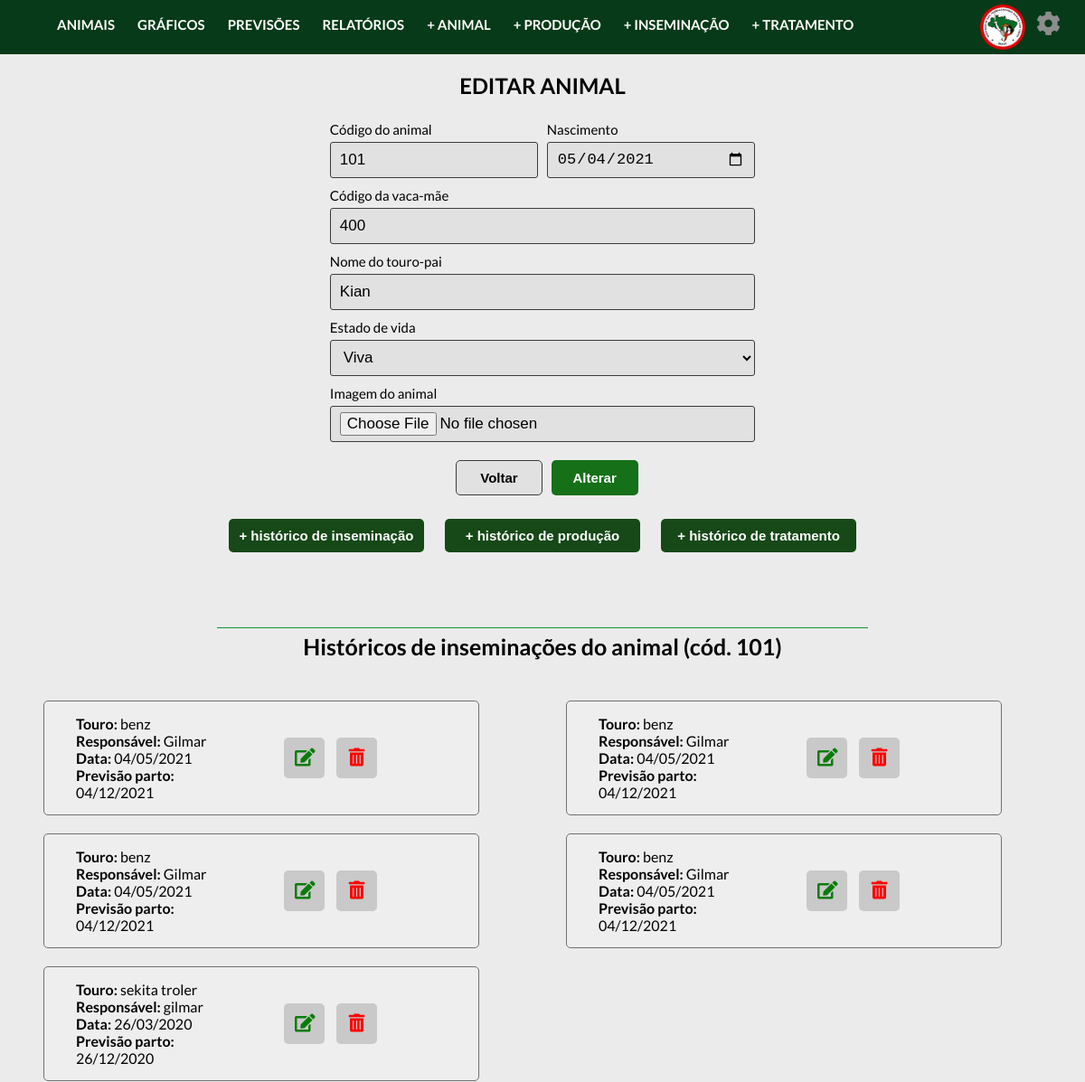
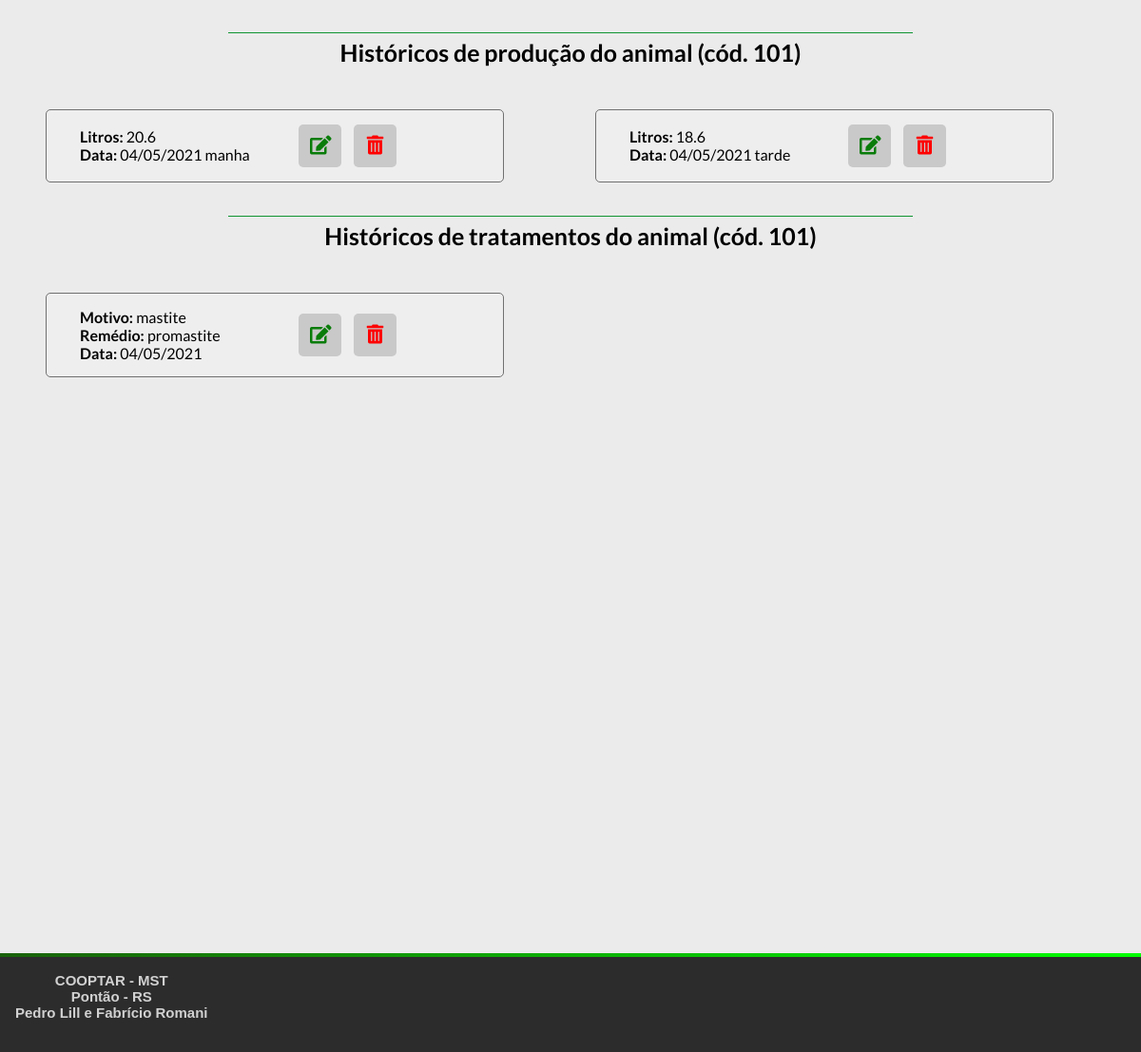
/controller/animalController.php?acao=altera&codAnimal=101, run on the app's committed database (2 pictures, top to bottom).
### tables this page shows
create table animal(
  codAnimal INTEGER NOT NULL,
  dtNascimento DATE NOT NULL,
  codMae INTEGER NOT NULL,
  nomePai VARCHAR(30) NOT NULL,
  estadoVida VARCHAR(10) NOT NULL,
  motivoMorte VARCHAR(30) NULL,
  dataMorte DATE NULL,
  nomeImagem VARCHAR(30) NOT NULL,
  PRIMARY KEY (codAnimal)
);

create table inseminacao(
  codInseminacao INTEGER AUTO_INCREMENT PRIMARY KEY,
  codAnimal INTEGER NOT NULL,
  dtInseminacao DATE NOT NULL,
  dtPrevSecagem DATE NOT NULL,
  dtPrevParto DATE NOT NULL,
  touroInseminador VARCHAR(20) NOT NULL,
  inseminadorResponsavel VARCHAR(40) NOT NULL,
  retorno VARCHAR(10) NOT NULL,
  obs TEXT,
   
  FOREIGN KEY (codAnimal) REFERENCES animal(codAnimal)
);

create table producao(
  codProducao INTEGER AUTO_INCREMENT PRIMARY KEY,
  codAnimal INTEGER NOT NULL,
  dtColeta DATE NOT NULL,
  litros FLOAT NOT NULL,
  periodoDia VARCHAR(8) NOT NULL,
  FOREIGN KEY (codAnimal) REFERENCES animal(codAnimal)
);

create table tratamento(
  codTratamento INTEGER AUTO_INCREMENT PRIMARY KEY,
  codAnimal INTEGER NOT NULL,
  dtTratamento DATE NOT NULL,
  motivoTratamento VARCHAR(100) NOT NULL,
  nomeMedicamento VARCHAR(50) NOT NULL,
  quantidadeMedicamento FLOAT NOT NULL,
  responsavel VARCHAR(30) NOT NULL,
  obs TEXT,
  FOREIGN KEY (codAnimal) REFERENCES animal(codAnimal)
);

### controller/classes/Conexao.php (called while the page is built)
<?php
    class Conexao{
        public static $conexao;
        public static function conecta(){
            if(!isset(self::$conexao)){
                try{
                    self::$conexao = new PDO("mysql:host=localhost; dbname=projetointegrado", "admcooptar", "12345");
                }
                catch(PDOException $e){
                    echo "Erro de conexão: ". $e->getMessage();
                    die();
                }
            }
            return self::$conexao;
        }
    }
?>

### controller/classes/AnimalDAO.php (called while the page is built, shortened)
<?php
    require_once "Conexao.php";
    require_once "Animal.php";
    class AnimalDAO{
        public $conexao;
        public function __construct(){
            $this->conexao = Conexao::conecta();
        }
        public function buscar($codAnimal){
            try{
                $query = $this->conexao->prepare("select * from animal where codAnimal=:c");
                $query->bindParam(":c", $codAnimal, PDO::PARAM_INT);
                $query->execute();
                $registros = $query->fetchAll(PDO::FETCH_CLASS, "Animal");
                return $registros[0];
            }
            catch(PDOException $e){
                echo "Erro no acesso aos dados: ". $e->getMessage();
            }
        }
    }
?>

### controller/classes/Animal.php (called while the page is built, shortened)
<?php
    class Animal{
        private $codAnimal;
        private $dtNascimento;
        private $codMae;
        private $nomePai;
        private $estadoVida;
        private $nomeImagem;
        public function getCodAnimal(){
            return $this->codAnimal;
        }
        public function getDtNascimento(){
            return $this->dtNascimento;
        }
        public function getCodMae(){
            return $this->codMae;
        }
        public function getNomePai(){
            return $this->nomePai;
        }
        public function getEstadoVida(){
            return $this->estadoVida;
        }
        public function getNomeImagem(){
            return $this->nomeImagem;
        }
    }
?>

### controller/classes/InseminacaoDAO.php (called while the page is built, shortened)
<?php
    require_once "Conexao.php";
    require_once "Inseminacao.php";
    class InseminacaoDAO{
        public $conexao;
        public function __construct(){
            $this->conexao = Conexao::conecta();
        }
        public function buscaLista($codAnimal){
            try{
                $query = $this->conexao->prepare("select * from inseminacao where codAnimal = :c");
                $query->bindParam(":c", $codAnimal, PDO::PARAM_INT);
                $query->execute();
                $registros = $query->fetchAll(PDO::FETCH_CLASS, "Inseminacao");
                return $registros;
            }
            catch(PDOException $e){
                echo "Erro no acesso aos dados: ". $e->getMessage();
            }
        }
    }
?>

### controller/classes/Inseminacao.php (called while the page is built, shortened)
<?php
    class Inseminacao{
        private $codInseminacao;
        private $dtInseminacao;
        private $dtPrevParto;
        private $touroInseminador;
        private $inseminadorResponsavel;
        public function getCodInseminacao(){
            return $this->codInseminacao;
        }
        public function getDtInseminacao(){
            return $this->dtInseminacao;
        }
        public function getDtPrevParto(){
            return $this->dtPrevParto;
        }
        public function getTouroInseminador(){
            return $this->touroInseminador;
        }
        public function getInseminadorResponsavel(){
            return $this->inseminadorResponsavel;
        }
    }
?>

### controller/classes/ProducaoDAO.php (called while the page is built, shortened)
<?php
    require_once "Conexao.php";
    require_once "Producao.php";
    class ProducaoDAO{
        public $conexao;
        public function __construct(){
            $this->conexao = Conexao::conecta();
        }
        public function buscaLista($codAnimal){
            try{
                $query = $this->conexao->prepare("select * from producao where codAnimal = :c");
                $query->bindParam(":c", $codAnimal, PDO::PARAM_INT);
                $query->execute();
                $registros = $query->fetchAll(PDO::FETCH_CLASS, "Producao");
                return $registros;
            }
            catch(PDOException $e){
                echo "Erro no acesso aos dados: ". $e->getMessage();
            }
        }
    }
?>

### controller/classes/Producao.php (called while the page is built, shortened)
<?php
    class Producao{
        private $codProducao;
        private $dtColeta;
        private $litros;
        private $periodoDia;
        public function getCodProducao(){
            return $this->codProducao;
        }
        public function getDtColeta(){
            return $this->dtColeta;
        }
        public function getLitros(){
            return $this->litros;
        }
        public function getPeriodoDia(){
            return $this->periodoDia;
        }
    }
?>

### controller/classes/TratamentoDAo.php (called while the page is built, shortened)
<?php
    require_once "Conexao.php";
    require_once "Tratamento.php";
    class TratamentoDAO{
        public $conexao;
        public function __construct(){
            $this->conexao = Conexao::conecta();
        }
        public function buscaLista($codAnimal){
            try{
                $query = $this->conexao->prepare("select * from tratamento where codAnimal = :c");
                $query->bindParam(":c", $codAnimal, PDO::PARAM_INT);
                $query->execute();
                $registros = $query->fetchAll(PDO::FETCH_CLASS, "Tratamento");
                return $registros;
            }
            catch(PDOException $e){
                echo "Erro no acesso aos dados: ". $e->getMessage();
            }
        }
    }
?>

### controller/classes/Tratamento.php (called while the page is built, shortened)
<?php
    class Tratamento{
        private $codTratamento ;
        private $dtTratamento;
        private $motivoTratamento;
        private $nomeMedicamento;
        public function getCodTratamento (){
            return $this->codTratamento ;
        }
        public function getDtTratamento(){
            return $this->dtTratamento;
        }
        public function getMotivoTratamento(){
            return $this->motivoTratamento;
        }
        public function getNomeMedicamento(){
            return $this->nomeMedicamento;
        }
    }
?>

### controller/views/listaInseminacao.php (the view, shortened to what this page needs)
<!DOCTYPE html>
<html lang="pt-br">
<head>
  <link href="../css/style.css" rel="stylesheet">
  <link href="../css/adicionar-animal.css" rel="stylesheet">
  <link href="../css/lista-animais.css" rel="stylesheet">
</head>
<div class="lista_animais">
  <?php
    require_once "../controller/classes/InseminacaoDAO.php";
    $obj = new InseminacaoDAO();
    $lista = $obj->buscaLista($codAnimal);
    ?>
    <h3>Históricos de inseminações do animal (cód. <?=$codAnimal?>)</h3>
    <?php
    if(count($lista) == 0){
    ?>
       <div class="div-nenhum-historico">
        <p>Nenhum histórico de inseminação foi encontrado.</p>
       </div>
    <?php
    }else{
      foreach ($lista as $inseminacao){
    ?>
      <div class="animal-historico">
          <div class="label">
              <div class="animal_descricao">
              <strong>Touro: </strong> <?=$inseminacao->getTouroInseminador()?> <br>
              <strong>Responsável: </strong> <?=$inseminacao->getInseminadorResponsavel()?> <br>
              <strong>Data: </strong> <?=date('d/m/Y', strtotime("+0 days",strtotime($inseminacao->getDtInseminacao())));?> <br>
              <strong>Previsão parto: </strong> <?=date('d/m/Y', strtotime("+0 days",strtotime($inseminacao->getDtPrevParto())));?>
            </div>
            <div>
              <button name="altera" class="button-edit" onclick="window.location.href='inseminacaoController.php?acao=altera&codInseminacao=<?=$inseminacao->getCodInseminacao() ?>'"><i class="fa fa-edit fa-1x"></i></button>
              <button name="exclui" class="button-delete" onclick=""><i class="fa fa-trash-alt fa-1x"></i></button>
            </div>
          </div>
      </div>
    <?php
      }
    }
  ?>
</div>

### controller/views/alteraAnimal.php (shortened to what this page needs)
<main>
  <?php
    $codAnimal = isset($_POST['field_codAnimal']) ? $_POST['field_codAnimal'] : $animal->getCodAnimal();
    $dtNascimento = isset($_POST['field_dtNascimento']) ? $_POST['field_dtNascimento'] : $animal->getDtNascimento();
    $codMae = isset($_POST['field_codMae']) ? $_POST['field_codMae'] : $animal->getCodMae();
    $nomePai = isset($_POST['field_nomePai']) ? $_POST['field_nomePai'] : $animal->getNomePai();
    $estadoVida = isset($_POST['field_estadoVida']) ? $_POST['field_estadoVida'] : $animal->getEstadoVida();
    $nomeImagem = isset($_FILES['field_imagem']['name'])?($_FILES['field_imagem']['name']) : $animal->getNomeImagem();
  ?>
<?php require_once("../includes/header.php");?>
<form action="" class="container-historicos" name="form-inseminacao" method="post" enctype="multipart/form-data">
  <h2>EDITAR ANIMAL</h2>
  <div class="div-metade">
    <label class="label-cadastra" for="id_codAnimal">Código do animal </label>
    <input type="number" name="field_codAnimal" id="id_codAnimal" value="<?=$codAnimal ?>" required>
  </div>
  <div class="div-metade">
    <label class="label-cadastra" for="id_dtNascimento">Nascimento </label>
    <input type="date" name="field_dtNascimento" maxlength="100" id="id_dtNascimento" value="<?=$dtNascimento?>" required>
  </div>
  <div class="div-inteira">
    <label class="label-cadastra" for="id_codMae">Código da vaca-mãe </label>
    <input type="number" name="field_codMae" maxlength="100" id="id_codMae" value="<?=$codMae?>" required>
  </div>
  <div class="div-inteira">
    <label class="label-cadastra" for="id_nomePai">Nome do touro-pai </label>
    <input type="text" name="field_nomePai" maxlength="50" id="id_nomePai" value="<?=$nomePai?>" required>
  </div>
  <div class="div-inteira">
    <label class="label-cadastra" for="id_estadoVida">Estado de vida </label>
    <select name="field_estadoVida" id="id_estadoVida" onChange="estadoVida()" required >
        <option value="Viva" value="<?=$estadoVida?>">Viva</option>
  </select>
  </div>
  <div class="div-inteira">
    <label class="label-cadastra" for="id_nomeImagem">Imagem do animal </label>
    <input type="file" name="field_imagem" id="id_imagem" maxlength="50" id="id_nomeImagem" value="<?=$nomeImagem?>" required>
  </div>
  <button name="adiciona" class="button-form-voltar" type="button" onclick="botaoVoltar('alteraAnimal')">Voltar</button>
  <button name="adiciona" class="button-form-altera" type="submit">Alterar</button>
</form>
<div class="botoes-adiciona">
  <button name="adiciona" class="button-adiciona-historico-altera" onclick="adicionaHistoricoInse(<?=$codAnimal ?>)">+ histórico de inseminação</button>
  <button name="adiciona" class="button-adiciona-historico-altera" onclick="adicionaHistoricoProd(<?=$codAnimal ?>)">+ histórico de produção</button>
  <button name="adiciona" class="button-adiciona-historico-altera" onclick="adicionaHistoricoTrat(<?=$codAnimal ?>)">+ histórico de tratamento</button>
</div>
<br>
<br>
<?php include("listaInseminacao.php");?>
<?php include("listaProducao.php");?>
<?php include("listaTratamento.php");?>
<?php require_once("../includes/footer.php");?>
</main>

### controller/views/listaProducao.php (shortened to what this page needs)
<!DOCTYPE html>
<html lang="pt-br">
<head>
  <link href="../css/style.css" rel="stylesheet">
  <link href="../css/adicionar-animal.css" rel="stylesheet">
  <link href="../css/lista-animais.css" rel="stylesheet">
</head>
<div class="lista_animais">
  <?php
  require_once "../controller/classes/ProducaoDAO.php";
  $obj = new ProducaoDAO();
  $lista = $obj->buscaLista($codAnimal);
  ?>
  <h3>Históricos de produção do animal (cód. <?=$codAnimal?>)</h3>
  <?php
  if(count($lista) == 0){
    ?>
    <div class="div-nenhum-historico">
     <p>Nenhum histórico de produção foi encontrado.</p>
    </div>
   <?php
  }else{
    foreach ($lista as $producao){
  ?>
  <div class="animal-historico">
    <div class="label">
      <div class="animal_descricao">
        <strong>Litros: </strong> <?=$producao->getLitros()?><br>
        <strong>Data: </strong> <?=date('d/m/Y', strtotime("+0 days",strtotime($producao->getDtColeta())));?> <?=  $producao->getPeriodoDia()?>
      </div>
      <div>
        <button name="altera" class="button-edit" onclick="window.location.href='producaoController.php?acao=altera&codProducao=<?=$producao->getCodProducao() ?>'"><i class="fa fa-edit fa-1x"></i></button>
        <button name="exclui" class="button-delete" onclick=""><i class="fa fa-trash-alt fa-1x"></i></button>
      </div>
    </div>
  </div>
  <?php
      }
    }
  ?>
</div>

### controller/views/listaTratamento.php (shortened to what this page needs)
<!DOCTYPE html>
<html lang="pt-br">
<head>
  <link href="../css/style.css" rel="stylesheet">
  <link href="../css/adicionar-animal.css" rel="stylesheet">
  <link href="../css/lista-animais.css" rel="stylesheet">
</head>
<div class="lista_animais">
  <?php
  require_once "../controller/classes/TratamentoDAO.php";
  $obj = new TratamentoDAO();
  $lista = $obj->buscaLista($codAnimal);
  ?>
  <h3>Históricos de tratamentos do animal (cód. <?=$codAnimal?>)</h3>
  <?php
  if(count($lista) == 0){
    ?>
    <div class="div-nenhum-historico">
     <p>Nenhum histórico de tratamento foi encontrado.</p>
    </div>
   <?php
  }else{
      foreach ($lista as $tratamento){
  ?>
    <div class="animal-historico">
      <div class="label">
        <div class="animal_descricao">
        <strong>Motivo:  </strong> <?=$tratamento->getMotivoTratamento()?> <br>
        <strong>Remédio:  </strong> <?=$tratamento->getNomeMedicamento()?> <br>
        <strong>Data:  </strong> <?=date('d/m/Y', strtotime("+0 days",strtotime($tratamento->getDtTratamento())));?> <br>
        </div>
        <div>
          <button name="altera" class="button-edit" onclick="window.location.href='tratamentoController.php?acao=altera&codTratamento=<?=$tratamento->getCodTratamento() ?>'"><i class="fa fa-edit fa-1x"></i></button>
          <button name="exclui" class="button-delete" onclick=""><i class="fa fa-trash-alt fa-1x"></i></button>
        </div>
      </div>
    </div>
  <?php
      }
    }
  ?>
</div>

### data on the page
animal: field_codAnimal "101", field_dtNascimento "05/04/2021", field_codMae "400", field_nomePai "Kian", codAnimal "101"
inseminacao: touroInseminador "benz", inseminadorResponsavel "Gilmar", dtInseminacao "04/05/2021", dtPrevParto "04/12/2021"
inseminacao: touroInseminador "benz", inseminadorResponsavel "Gilmar", dtInseminacao "04/05/2021", dtPrevParto "04/12/2021"
inseminacao: touroInseminador "benz", inseminadorResponsavel "Gilmar", dtInseminacao "04/05/2021", dtPrevParto "04/12/2021"
inseminacao: touroInseminador "benz", inseminadorResponsavel "Gilmar", dtInseminacao "04/05/2021", dtPrevParto "04/12/2021"
inseminacao: touroInseminador "sekita troler", inseminadorResponsavel "gilmar", dtInseminacao "26/03/2020", dtPrevParto "26/12/2020"
producao: litros "20.6", dtColeta "04/05/2021", periodoDia "manha"
producao: litros "18.6", dtColeta "04/05/2021", periodoDia "tarde"
tratamento: motivoTratamento "mastite", nomeMedicamento "promastite", dtTratamento "04/05/2021"
